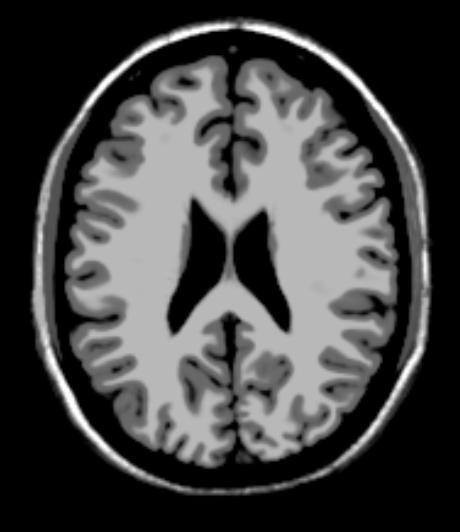
%> input picture HW1/sol/22B0910_22B1036_22B1839/MATLAB_files/T1.jpg, 460 x 532 px
$ octave q5.m   (GNU Octave 9; MATLAB toolbox functions it lacks are replaced by stand-ins)
%> lines starting %> are read from the running program, lines starting %| are printed output that depends on the picture

% ====== (a) =======

% Reading the images and storing them as double
J1 = double(imread('T1.jpg'));
%> J1: size 532x460 double; min 0, max 255, mean 68.3; mean of the top-left, top-right, bottom-left and bottom-right quarters 69.9, 70.5, 66.8, 65.9
J2 = double(imread('T2.jpg'));
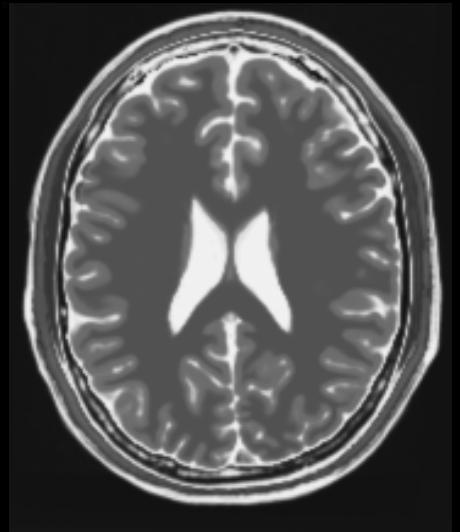
%> input picture HW1/sol/22B0910_22B1036_22B1839/MATLAB_files/T2.jpg, 460 x 532 px
%> J2: size 532x460 double; min 0, max 248, mean 82.7; mean of the top-left, top-right, bottom-left and bottom-right quarters 81.5, 85.9, 80.9, 82.6

% Rotating the J2
theta_initial = 28.5;
J3 = imrotate(J2, theta_initial, 'bilinear', 'crop');
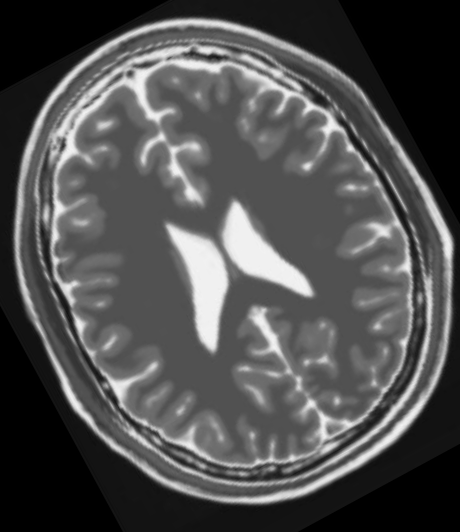
%> J3: size 532x460 double; min 0, max 246.4, mean 80.3

% By default void pixels are set to 0 while rotation.
% Hence, not necessary to explicitly set it to 0.
% J3(J3 == 0) = 0;


% Display the original and rotated images
figure('Position', [100, 100, 1000, 500]);
subplot(1, 2, 1);
imshow(uint8(J2));
title('Original Image J2', 'FontSize', 16);

subplot(1, 2, 2);
imshow(uint8(J3));
title('Rotated Image J3 (28.5 degrees)', 'FontSize', 16);


% ====== (b) =======

range = -45:1:45;
ncc_values = zeros(size(range));
je_values = zeros(size(range));
qmi_values = zeros(size(range));

for i = 1:length(range)
    theta = range(i);
    J4 = imrotate(J3, theta, 'bilinear', 'crop');

    % Compute
    ncc_values(i) = compute_ncc(J1, J4);
    je_values(i) = compute_je(J1, J4, 10);
%> the run ends on the next line
    qmi_values(i) = compute_qmi(J1, J4, 10);
% [83 lines not run here, left out]
function ncc = compute_ncc(I1, I2)
    numerator = sum(sum((I1 - mean(I1(:))) .* (I2 - mean(I2(:)))));
    denominator = sqrt(sum(sum((I1 - mean(I1(:))).^2)) * sum(sum((I2 - mean(I2(:))).^2)));
    ncc = numerator / denominator;
end


% Calculate Joint Entropy (JE)
function je = compute_je(I1, I2, bin_width)
    joint_hist = compute_joint_histogram(I1, I2, bin_width);
    je = -sum(joint_hist(:) .* log(joint_hist(:) + 0.0000001));
end


% Calculate Quadratic Mutual Information (QMI)
function qmi = compute_qmi(I1, I2, bin_width)
    joint_hist = compute_joint_histogram(I1, I2, bin_width);
    marginal_hist_I1 = sum(joint_hist, 2); % Integrate along I2
    marginal_hist_I2 = sum(joint_hist, 1); % Integrate along I1
    qmi = sum(sum((joint_hist - marginal_hist_I1 * marginal_hist_I2).^2));
end


% Compute Joint Histogram
function joint_hist = compute_joint_histogram(I1, I2, bin_width)
    max_val = max(max(I1(:)), max(I2(:)));
    num_bins = ceil(max_val / bin_width);
    joint_hist = zeros(num_bins, num_bins);

    for i = 1:size(I1, 1)
        for j = 1:size(I1, 2)
            bin1 = floor(I1(i, j) / bin_width) + 1;
            bin2 = floor(I2(i, j) / bin_width) + 1;
            if bin1 > 0 && bin2 > 0
                joint_hist(bin1, bin2) = joint_hist(bin1, bin2) + 1;
            end
        end
    end
    joint_hist = joint_hist / sum(joint_hist(:));
end
